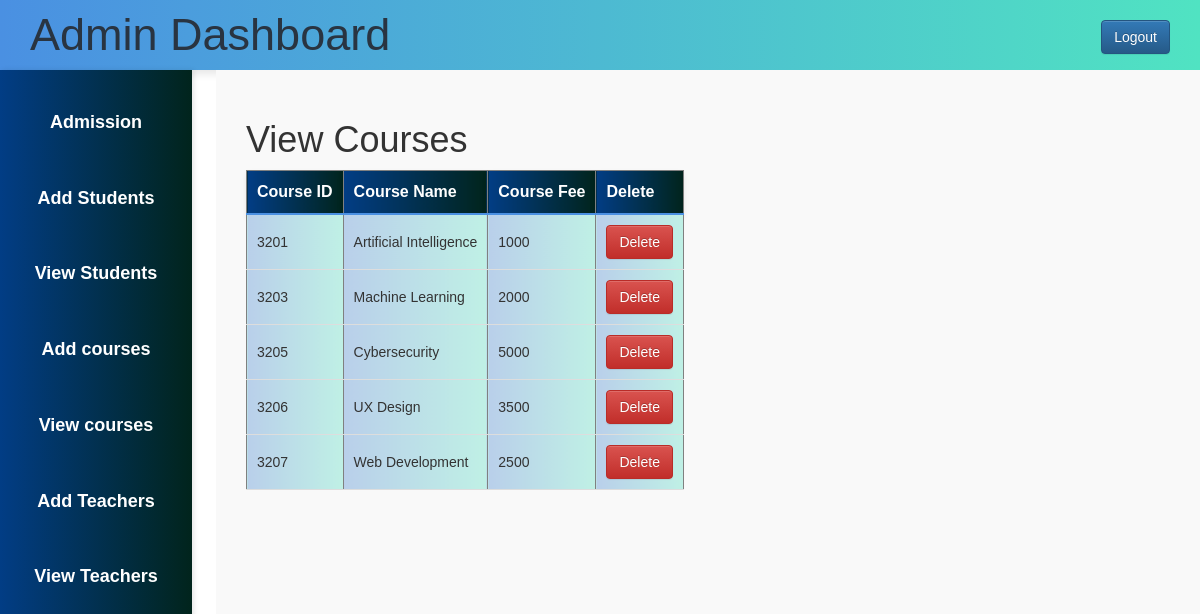
Page /admin/admin_view_course.php (signed in) on the committed database.
### tables this page shows
CREATE TABLE `course` (
  `name` varchar(38) NOT NULL,
  `course_id` int(100) NOT NULL,
  `fee` int(11) NOT NULL
);

### admin/admin_view_course.php (the view, shortened to what this page needs)
<?php
$host="localhost";
$user="root";
$password="";
$db="e-schoolproject";
$data=mysqli_connect($host,$user,$password,$db);
$sql="select * from course";
$result=mysqli_query($data,$sql);
?>
<!DOCTYPE html>
<html>
<head>
    <?php
    include 'admin_css.php';
    ?>
</head>
<body>
<?php
 include 'admin_sidebar.php';
 ?>
    <div class="content">
       <h1>View Courses</h1>
       <table border="1px">
            <tr>
                <th class="table_th">Course ID</th>
                <th class="table_th">Course Name</th>
                <th class="table_th">Course Fee</th>
                <th class="table_th">Delete</th>
            </tr>
            <?php
            while($info=$result->fetch_assoc()){
                ?>
            <tr>
                <td class="table_td">
                <?php
                    echo "{$info['course_id']}"
                    ?></td>
                <td class="table_td">
                <?php
                    echo "{$info['name']}"
                    ?>
                </td>
                <td class="table_td">
                <?php
                    echo "{$info['fee']}"
                    ?></td>
                <td class="table_td"><?php
                    echo "<a onClick=\"javascript:return confirm('Are you sure to delete this? ');\" class='btn btn-danger' href='delete_course.php?course_id={$info['course_id']}'>Delete</a>";
                    ?></td>
            </tr>
            <?php
            }
            ?>
       </table>
    </div>
</body>
</html>

### admin/admin.css (style rules this page uses)
* { margin: 0; padding: 0; box-sizing: border-box; font-family: Arial, sans-serif; }
a, a:hover { text-decoration: none !important; }
.content { margin-left: 18%; padding: 30px; background: #F9F9F9; min-height: 100vh; transition: margin-left 0.3s; }
.header, .content { transition: padding 0.3s; }

### admin/admin_view_course.php (style rules this page uses)
.table_th { padding: 10px; font-size: 16px; margin-left: 9%; background: linear-gradient(to right, #023d85, #01241c); color: white; text-align: left; border-bottom: 2px solid #4A90E2; box-shadow: 0 4px 6px rgba(0, 0, 0, 0.1); }
.table_td { padding: 10px; background: linear-gradient(to right, #b9cfea, #bff0e5); border-bottom: 1px solid #ddd; transition: background-color 0.3s; }

### rows in the picture
course: course_id "3201", name "Artificial Intelligence", fee "1000"
course: course_id "3203", name "Machine Learning", fee "2000"
course: course_id "3205", name "Cybersecurity", fee "5000"
course: course_id "3206", name "UX Design", fee "3500"
course: course_id "3207", name "Web Development", fee "2500"
